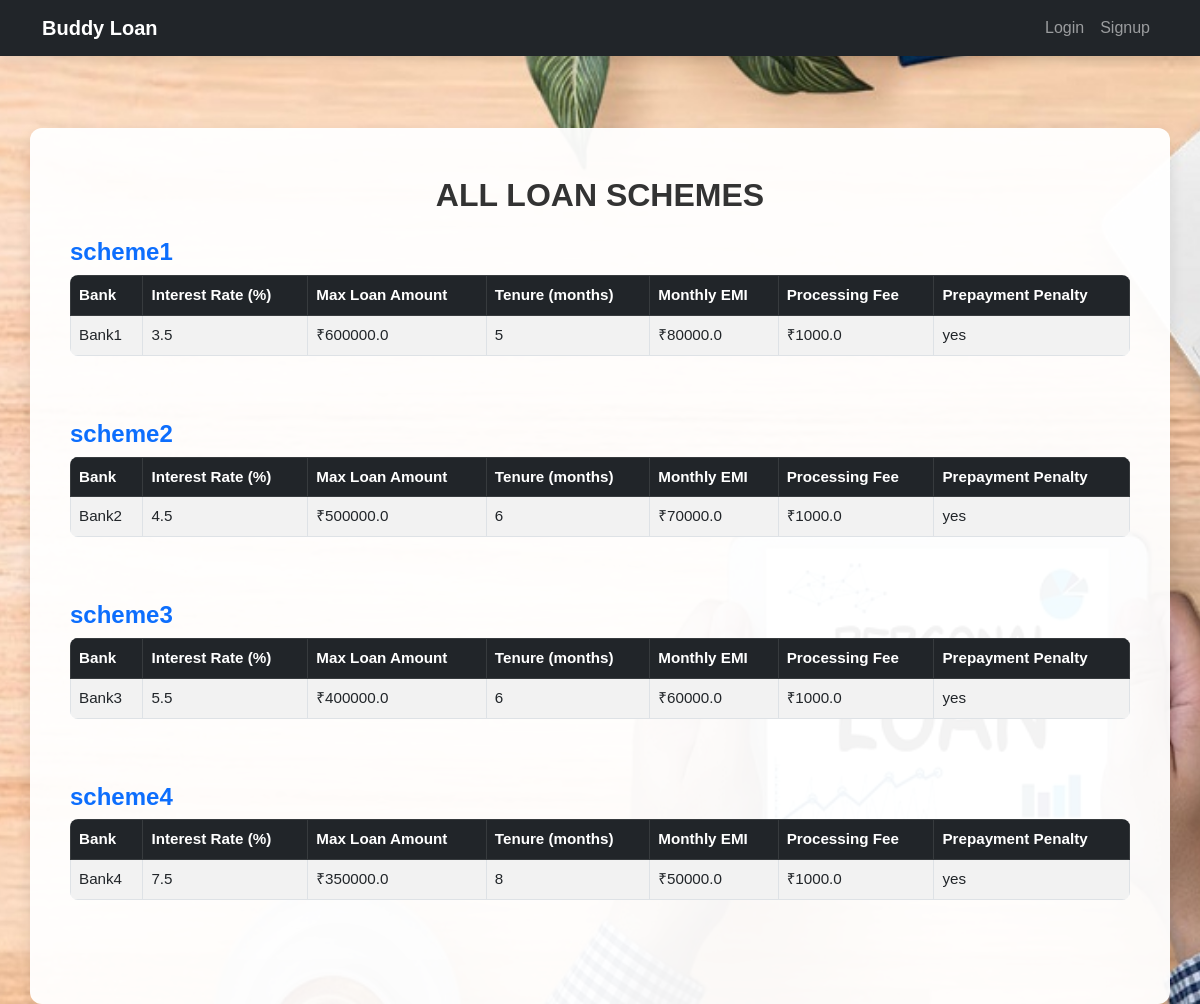
The page /all-loans on the database its author committed.
### app.py (models this page shows)
class Loan(db.Model):
    loanId = db.Column(db.String, primary_key=True, unique=True, nullable=False)
    bank = db.Column(db.String, nullable=False)
    interestRate = db.Column(db.Float, nullable=False)
    maxLoanAmount = db.Column(db.Float, nullable=False)
    tenure = db.Column(db.String, nullable=False)
    monthlyEMI = db.Column(db.Float, nullable=False)
    processingFee = db.Column(db.Float, nullable=False)
    prepaymentPenalty = db.Column(db.String, nullable=False)
    scheme = db.Column(db.String, nullable=False)
    users = db.relationship('User', secondary=user_loans, backref=db.backref('loans', lazy=True))

### app.py (the view)
@app.route('/all-loans', methods=['GET'])
def all_loans():
    loans = Loan.query.all()
    grouped_loans = {}
    for loan in loans:
        grouped_loans.setdefault(loan.scheme, []).append(loan)
    return render_template('all_loans.html', grouped_loans=grouped_loans)

### templates/all_loans.html (shortened to what this page needs)
<!DOCTYPE html>
<html lang="en">
<head>
  <link rel="stylesheet" href="https://cdn.jsdelivr.net/npm/bootstrap@5.3.0/dist/css/bootstrap.min.css">
  <link rel="stylesheet" href="{{ url_for('static', filename='css/all_loans.css') }}">
</head>
<body>
<nav class="navbar navbar-expand-lg navbar-dark bg-dark fixed-top">
  <div class="container">
    <a class="navbar-brand fw-bold" href="{{ url_for('home') }}">Buddy Loan</a>
    <div class="collapse navbar-collapse" id="navbarNav">
      <ul class="navbar-nav ms-auto">
        {% if session['user_name'] %}
        <li class="nav-item">
          <a class="nav-link text-light" href="{{ url_for('profile') }}">Welcome, {{ session['user_name'] }}</a>
        </li>
        <li class="nav-item">
          <a class="nav-link text-light" href="{{ url_for('logout') }}">Logout</a>
        </li>
        {% else %}
        <li class="nav-item">
          <a class="nav-link" href="{{ url_for('login') }}">Login</a>
        </li>
        <li class="nav-item">
          <a class="nav-link" href="{{ url_for('signup') }}">Signup</a>
        </li>
        {% endif %}
      </ul>
    </div>
  </div>
</nav>
<div class="container loan-section mt-5 pt-5">
  <h2 class="text-center mb-4">ALL LOAN SCHEMES</h2>
  {% for scheme, loans in grouped_loans.items() %}
  <div class="mb-5">
    <h4 class="text-primary">{{ scheme }}</h4>
    <div class="table-responsive">
      <table class="table table-bordered table-striped">
        <thead class="table-dark">
          <tr>
            <th>Bank</th>
            <th>Interest Rate (%)</th>
            <th>Max Loan Amount</th>
            <th>Tenure (months)</th>
            <th>Monthly EMI</th>
            <th>Processing Fee</th>
            <th>Prepayment Penalty</th>
          </tr>
        </thead>
        <tbody>
          {% for loan in loans %}
          <tr>
            <td>{{ loan.bank }}</td>
            <td>{{ loan.interestRate }}</td>
            <td>₹{{ loan.maxLoanAmount }}</td>
            <td>{{ loan.tenure }}</td>
            <td>₹{{ loan.monthlyEMI }}</td>
            <td>₹{{ loan.processingFee }}</td>
            <td>{{ loan.prepaymentPenalty }}</td>
          </tr>
          {% endfor %}
        </tbody>
      </table>
    </div>
  </div>
  {% endfor %}
</div>
</body>
</html>

### static/css/all_loans.css (style rules this page uses)
body { font-family: "Poppins", sans-serif; margin: 0; padding-top: 80px; background: url("../images/background.jpeg") no-repeat center center fixed; background-size: cover; }
.navbar { box-shadow: 0 4px 10px rgba(0, 0, 0, 0.1); z-index: 999; }
.loan-section { background-color: rgba(255, 255, 255, 0.95); padding: 40px; border-radius: 12px; box-shadow: 0 4px 15px rgba(0, 0, 0, 0.1); }
h2 { font-size: 2rem; font-weight: bold; color: #333; text-transform: uppercase; }
h4 { font-weight: 600; margin-top: 20px; color: #0044cc; }
.table { background-color: white; border-radius: 8px; overflow: hidden; font-size: 0.95rem; }
.table th, .table td { vertical-align: middle !important; white-space: nowrap; }
.table th { background-color: #212529; color: white; font-weight: 600; }
.table-striped > tbody > tr:nth-of-type(odd) { background-color: #f8f9fa; }
.table-responsive { overflow-x: auto; }

### rows shown on the page
Loan: scheme "scheme1", bank "Bank1", interestRate "3.5", maxLoanAmount "600000.0", tenure "5", monthlyEMI "80000.0", processingFee "1000.0", prepaymentPenalty "yes"
Loan: scheme "scheme2", bank "Bank2", interestRate "4.5", maxLoanAmount "500000.0", tenure "6", monthlyEMI "70000.0", processingFee "1000.0", prepaymentPenalty "yes"
Loan: scheme "scheme3", bank "Bank3", interestRate "5.5", maxLoanAmount "400000.0", tenure "6", monthlyEMI "60000.0", processingFee "1000.0", prepaymentPenalty "yes"
Loan: scheme "scheme4", bank "Bank4", interestRate "7.5", maxLoanAmount "350000.0", tenure "8", monthlyEMI "50000.0", processingFee "1000.0", prepaymentPenalty "yes"
